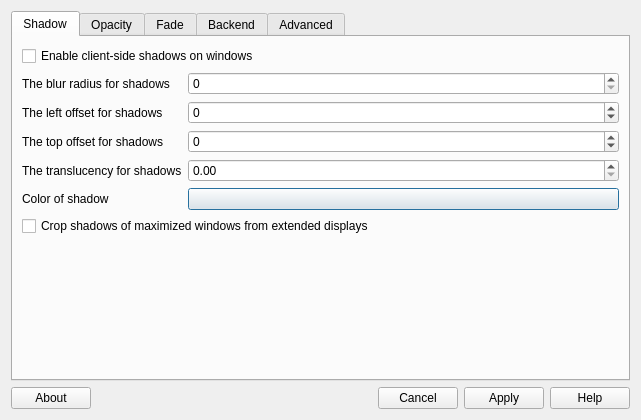
<?xml version="1.0" encoding="UTF-8"?>
<ui version="4.0">
 <class>MainDialog</class>
 <widget class="QDialog" name="MainDialog">
  <property name="geometry">
   <rect>
    <x>0</x>
    <y>0</y>
    <width>641</width>
    <height>420</height>
   </rect>
  </property>
  <property name="windowTitle">
   <string>Special Effect Settings</string>
  </property>
  <layout class="QVBoxLayout" name="verticalLayout">
   <item>
    <widget class="QTabWidget" name="tabWidget">
     <property name="currentIndex">
      <number>0</number>
     </property>
     <widget class="QWidget" name="shadowTab">
      <attribute name="title">
       <string>Shadow</string>
      </attribute>
      <layout class="QFormLayout" name="layShadowTab">
       <item row="0" column="0" colspan="2">
        <widget class="QCheckBox" name="shadow">
         <property name="text">
          <string>Enable client-side shadows on windows</string>
         </property>
        </widget>
       </item>
       <item row="1" column="0">
        <widget class="QLabel" name="shadow_radius_label">
         <property name="text">
          <string>The blur radius for shadows</string>
         </property>
        </widget>
       </item>
       <item row="1" column="1">
        <widget class="QSpinBox" name="shadow_radius"/>
       </item>
       <item row="2" column="0">
        <widget class="QLabel" name="shadow_offset_x_label">
         <property name="text">
          <string>The left offset for shadows</string>
         </property>
        </widget>
       </item>
       <item row="2" column="1">
        <widget class="QSpinBox" name="shadow_offset_x">
         <property name="minimum">
          <number>-99</number>
         </property>
        </widget>
       </item>
       <item row="3" column="0">
        <widget class="QLabel" name="shadow_offset_y_label">
         <property name="text">
          <string>The top offset for shadows</string>
         </property>
        </widget>
       </item>
       <item row="3" column="1">
        <widget class="QSpinBox" name="shadow_offset_y">
         <property name="minimum">
          <number>-99</number>
         </property>
        </widget>
       </item>
       <item row="4" column="0">
        <widget class="QLabel" name="shadow_opacity_label">
         <property name="text">
          <string>The translucency for shadows</string>
         </property>
        </widget>
       </item>
       <item row="4" column="1">
        <widget class="QDoubleSpinBox" name="shadow_opacity">
         <property name="maximum">
          <double>1.000000000000000</double>
         </property>
         <property name="singleStep">
          <double>0.050000000000000</double>
         </property>
        </widget>
       </item>
       <item row="5" column="0">
        <widget class="QLabel" name="shadow_color_label">
         <property name="text">
          <string>Color of shadow</string>
         </property>
        </widget>
       </item>
       <item row="5" column="1">
        <widget class="QPushButton" name="shadow_color">
         <property name="text">
          <string/>
         </property>
        </widget>
       </item>
       <item row="6" column="0" colspan="2">
        <widget class="QCheckBox" name="xinerama_shadow_crop">
         <property name="text">
          <string>Crop shadows of maximized windows from extended displays</string>
         </property>
        </widget>
       </item>
      </layout>
     </widget>
     <widget class="QWidget" name="opacityTab">
      <attribute name="title">
       <string>Opacity</string>
      </attribute>
      <layout class="QFormLayout" name="layOpacityTab">
       <item row="0" column="0">
        <widget class="QLabel" name="inactive_opacity_label">
         <property name="text">
          <string>Default opacity of inactive windows</string>
         </property>
        </widget>
       </item>
       <item row="0" column="1">
        <widget class="QDoubleSpinBox" name="inactive_opacity">
         <property name="maximum">
          <double>1.000000000000000</double>
         </property>
         <property name="singleStep">
          <double>0.050000000000000</double>
         </property>
        </widget>
       </item>
       <item row="1" column="0">
        <widget class="QLabel" name="active_opacity_label">
         <property name="text">
          <string>Default opacity for active windows</string>
         </property>
        </widget>
       </item>
       <item row="1" column="1">
        <widget class="QDoubleSpinBox" name="active_opacity">
         <property name="maximum">
          <double>1.000000000000000</double>
         </property>
         <property name="singleStep">
          <double>0.050000000000000</double>
         </property>
        </widget>
       </item>
       <item row="2" column="0">
        <widget class="QLabel" name="frame_opacity_label">
         <property name="text">
          <string>Opacity of window titlebars and borders</string>
         </property>
        </widget>
       </item>
       <item row="2" column="1">
        <widget class="QDoubleSpinBox" name="frame_opacity">
         <property name="maximum">
          <double>1.000000000000000</double>
         </property>
         <property name="singleStep">
          <double>0.050000000000000</double>
         </property>
        </widget>
       </item>
       <item row="3" column="0">
        <widget class="QLabel" name="inactive_dim_label">
         <property name="text">
          <string>Dim inactive windows</string>
         </property>
        </widget>
       </item>
       <item row="3" column="1">
        <widget class="QDoubleSpinBox" name="inactive_dim">
         <property name="maximum">
          <double>1.000000000000000</double>
         </property>
         <property name="singleStep">
          <double>0.050000000000000</double>
         </property>
        </widget>
       </item>
       <item row="4" column="0" colspan="2">
        <widget class="QCheckBox" name="inactive_dim_fixed">
         <property name="text">
          <string>Do not let dimness adjust based on window opacity</string>
         </property>
        </widget>
       </item>
       <item row="5" column="0" colspan="2">
        <widget class="QCheckBox" name="blur_background">
         <property name="text">
          <string>Blur background of transparent windows</string>
         </property>
        </widget>
       </item>
       <item row="6" column="0" colspan="2">
        <widget class="QCheckBox" name="blur_background_frame">
         <property name="text">
          <string>Blur background of opaque windows with transparent frames as well</string>
         </property>
        </widget>
       </item>
       <item row="7" column="0" colspan="2">
        <widget class="QCheckBox" name="blur_background_fixed">
         <property name="text">
          <string>Do not let blur radius adjust based on window opacity</string>
         </property>
        </widget>
       </item>
      </layout>
     </widget>
     <widget class="QWidget" name="fadeTab">
      <attribute name="title">
       <string>Fade</string>
      </attribute>
      <layout class="QFormLayout" name="layFadeTab">
       <item row="0" column="0" colspan="2">
        <widget class="QCheckBox" name="fading">
         <property name="text">
          <string>Fade windows during opacity changes</string>
         </property>
        </widget>
       </item>
       <item row="1" column="0">
        <widget class="QLabel" name="fade_delta_label">
         <property name="text">
          <string>The time between steps in a fade in milliseconds</string>
         </property>
        </widget>
       </item>
       <item row="1" column="1">
        <widget class="QSpinBox" name="fade_delta"/>
       </item>
       <item row="2" column="0">
        <widget class="QLabel" name="fade_in_step_label">
         <property name="text">
          <string>Opacity change between steps while fading in</string>
         </property>
        </widget>
       </item>
       <item row="2" column="1">
        <widget class="QDoubleSpinBox" name="fade_in_step">
         <property name="decimals">
          <number>3</number>
         </property>
         <property name="maximum">
          <double>1.000000000000000</double>
         </property>
         <property name="singleStep">
          <double>0.010000000000000</double>
         </property>
         <property name="value">
          <double>0.028000000000000</double>
         </property>
        </widget>
       </item>
       <item row="3" column="0">
        <widget class="QLabel" name="fade_out_step_label">
         <property name="text">
          <string>Opacity change between steps while fading out</string>
         </property>
        </widget>
       </item>
       <item row="3" column="1">
        <widget class="QDoubleSpinBox" name="fade_out_step">
         <property name="decimals">
          <number>3</number>
         </property>
         <property name="maximum">
          <double>1.000000000000000</double>
         </property>
         <property name="singleStep">
          <double>0.010000000000000</double>
         </property>
         <property name="value">
          <double>0.030000000000000</double>
         </property>
        </widget>
       </item>
       <item row="4" column="0" colspan="2">
        <widget class="QCheckBox" name="no_fading_openclose">
         <property name="text">
          <string>Avoid fade windows in/out when opening/closing</string>
         </property>
        </widget>
       </item>
      </layout>
     </widget>
     <widget class="QWidget" name="backendTab">
      <attribute name="title">
       <string>Backend</string>
      </attribute>
      <layout class="QVBoxLayout" name="verticalLayout_11">
       <item>
        <widget class="QGroupBox" name="backend">
         <property name="title">
          <string>Rendering backend</string>
         </property>
         <layout class="QVBoxLayout" name="layBackend">
          <item>
           <widget class="QRadioButton" name="backend_xrender">
            <property name="text">
             <string>X Render</string>
            </property>
           </widget>
          </item>
          <item>
           <widget class="QRadioButton" name="backend_glx">
            <property name="text">
             <string>GLX (OpenGL)</string>
            </property>
           </widget>
          </item>
         </layout>
        </widget>
       </item>
       <item>
        <spacer name="vspBackend">
         <property name="orientation">
          <enum>Qt::Vertical</enum>
         </property>
         <property name="sizeHint" stdset="0">
          <size>
           <width>20</width>
           <height>161</height>
          </size>
         </property>
        </spacer>
       </item>
      </layout>
     </widget>
     <widget class="QWidget" name="advancedTab">
      <attribute name="title">
       <string>Advanced</string>
      </attribute>
      <layout class="QVBoxLayout" name="verticalLayout_9">
       <item>
        <widget class="QScrollArea" name="scrAdvanced">
         <property name="frameShape">
          <enum>QFrame::NoFrame</enum>
         </property>
         <property name="frameShadow">
          <enum>QFrame::Plain</enum>
         </property>
         <property name="lineWidth">
          <number>0</number>
         </property>
         <property name="widgetResizable">
          <bool>true</bool>
         </property>
         <widget class="QWidget" name="advancedContents">
          <property name="geometry">
           <rect>
            <x>0</x>
            <y>0</y>
            <width>664</width>
            <height>1095</height>
           </rect>
          </property>
          <layout class="QVBoxLayout" name="verticalLayout_10">
           <item>
            <widget class="QGroupBox" name="gbxGeneral">
             <property name="title">
              <string>General</string>
             </property>
             <layout class="QVBoxLayout" name="verticalLayout_6">
              <item>
               <widget class="QCheckBox" name="detect_client_leader">
                <property name="text">
                 <string>Use WM_CLIENT_LEADER to group windows</string>
                </property>
               </widget>
              </item>
              <item>
               <widget class="QCheckBox" name="detect_client_opacity">
                <property name="text">
                 <string>Detect _NET_WM_OPACITY on client windows</string>
                </property>
               </widget>
              </item>
              <item>
               <widget class="QCheckBox" name="detect_rounded_corners">
                <property name="text">
                 <string>Try to detect windows with rounded corners</string>
                </property>
               </widget>
              </item>
              <item>
               <widget class="QCheckBox" name="detect_transient">
                <property name="text">
                 <string>Use WM_TRANSIENT_FOR to group windows</string>
                </property>
               </widget>
              </item>
              <item>
               <widget class="QCheckBox" name="force_win_blend">
                <property name="text">
                 <string>Force all windows to be painted with blending</string>
                </property>
               </widget>
              </item>
              <item>
               <widget class="QCheckBox" name="mark_ovredir_focused">
                <property name="text">
                 <string>Mark windows that have no WM frame as active</string>
                </property>
               </widget>
              </item>
              <item>
               <widget class="QCheckBox" name="mark_wmwin_focused">
                <property name="text">
                 <string>Try to detect WM windows and mark them as active</string>
                </property>
               </widget>
              </item>
              <item>
               <widget class="QCheckBox" name="no_ewmh_fullscreen">
                <property name="text">
                 <string>Do not use EWMH to detect fullscreen windows</string>
                </property>
               </widget>
              </item>
              <item>
               <widget class="QCheckBox" name="use_ewmh_active_win">
                <property name="text">
                 <string>Use _NET_WM_ACTIVE_WINDOW to determine which window is focused</string>
                </property>
               </widget>
              </item>
             </layout>
            </widget>
           </item>
           <item>
            <widget class="QGroupBox" name="gbxBackends">
             <property name="title">
              <string>Backends</string>
             </property>
             <layout class="QVBoxLayout" name="verticalLayout_2">
              <item>
               <widget class="QGroupBox" name="gbxAdvXrender">
                <property name="title">
                 <string>X Render</string>
                </property>
                <layout class="QVBoxLayout" name="verticalLayout_3">
                 <item>
                  <widget class="QCheckBox" name="xrender_sync_fence">
                   <property name="text">
                    <string>Use X Sync fence to sync clients' draw calls (nvidia drivers)</string>
                   </property>
                  </widget>
                 </item>
                </layout>
               </widget>
              </item>
              <item>
               <widget class="QGroupBox" name="gbxGlx">
                <property name="title">
                 <string>GLX</string>
                </property>
                <layout class="QVBoxLayout" name="layGlx">
                 <item>
                  <widget class="QCheckBox" name="glx_no_rebind_pixmap">
                   <property name="text">
                    <string>Avoid rebinding pixmap on window damage</string>
                   </property>
                  </widget>
                 </item>
                 <item>
                  <widget class="QCheckBox" name="glx_no_stencil">
                   <property name="text">
                    <string>Avoid using stencil buffer</string>
                   </property>
                  </widget>
                 </item>
                </layout>
               </widget>
              </item>
             </layout>
            </widget>
           </item>
           <item>
            <widget class="QGroupBox" name="gbxDebug">
             <property name="title">
              <string>Debug</string>
             </property>
             <layout class="QVBoxLayout" name="verticalLayout_4">
              <item>
               <widget class="QCheckBox" name="monitor_repaint">
                <property name="text">
                 <string>Highlight the updated area of the screen. X Render only</string>
                </property>
               </widget>
              </item>
              <item>
               <widget class="QCheckBox" name="show_all_xerrors">
                <property name="text">
                 <string>Show all X errors</string>
                </property>
               </widget>
              </item>
             </layout>
            </widget>
           </item>
           <item>
            <widget class="QGroupBox" name="gbxFade">
             <property name="title">
              <string>Fade</string>
             </property>
             <layout class="QVBoxLayout" name="verticalLayout_5">
              <item>
               <widget class="QCheckBox" name="no_fading_destroyed_argb">
                <property name="text">
                 <string>Do not fade destroyed ARGB windows with WM frame</string>
                </property>
               </widget>
              </item>
             </layout>
            </widget>
           </item>
           <item>
            <widget class="QGroupBox" name="gbxOpacity">
             <property name="title">
              <string>Opacity</string>
             </property>
             <layout class="QVBoxLayout" name="verticalLayout_7">
              <item>
               <widget class="QCheckBox" name="inactive_opacity_override">
                <property name="text">
                 <string>Inactive opacity set by -i overrides _NET_WM_OPACITY values</string>
                </property>
               </widget>
              </item>
             </layout>
            </widget>
           </item>
           <item>
            <widget class="QGroupBox" name="gbxOptimize">
             <property name="title">
              <string>Optimize</string>
             </property>
             <layout class="QVBoxLayout" name="verticalLayout_8">
              <item>
               <widget class="QCheckBox" name="vsync">
                <property name="text">
                 <string>Enable/disable VSync</string>
                </property>
               </widget>
              </item>
              <item>
               <widget class="QCheckBox" name="vsync_use_glfinish">
                <property name="text">
                 <string>Use glFinish() instead of glFlush() for (possibly) better VSync</string>
                </property>
               </widget>
              </item>
              <item>
               <widget class="QCheckBox" name="use_damage">
                <property name="text">
                 <string>Enable the use of damage information to help limit the area to paint</string>
                </property>
               </widget>
              </item>
             </layout>
            </widget>
           </item>
          </layout>
         </widget>
        </widget>
       </item>
      </layout>
     </widget>
    </widget>
   </item>
   <item>
    <layout class="QHBoxLayout" name="horizontalLayout">
     <item>
      <widget class="QPushButton" name="aboutButton">
       <property name="text">
        <string>About</string>
       </property>
       <property name="icon">
        <iconset theme="help-about">
         <normaloff>.</normaloff>.</iconset>
       </property>
      </widget>
     </item>
     <item>
      <widget class="QDialogButtonBox" name="buttonBox">
       <property name="orientation">
        <enum>Qt::Horizontal</enum>
       </property>
       <property name="standardButtons">
        <set>QDialogButtonBox::Apply|QDialogButtonBox::Cancel|QDialogButtonBox::Help</set>
       </property>
      </widget>
     </item>
    </layout>
   </item>
  </layout>
 </widget>
 <resources/>
 <connections/>
</ui>
